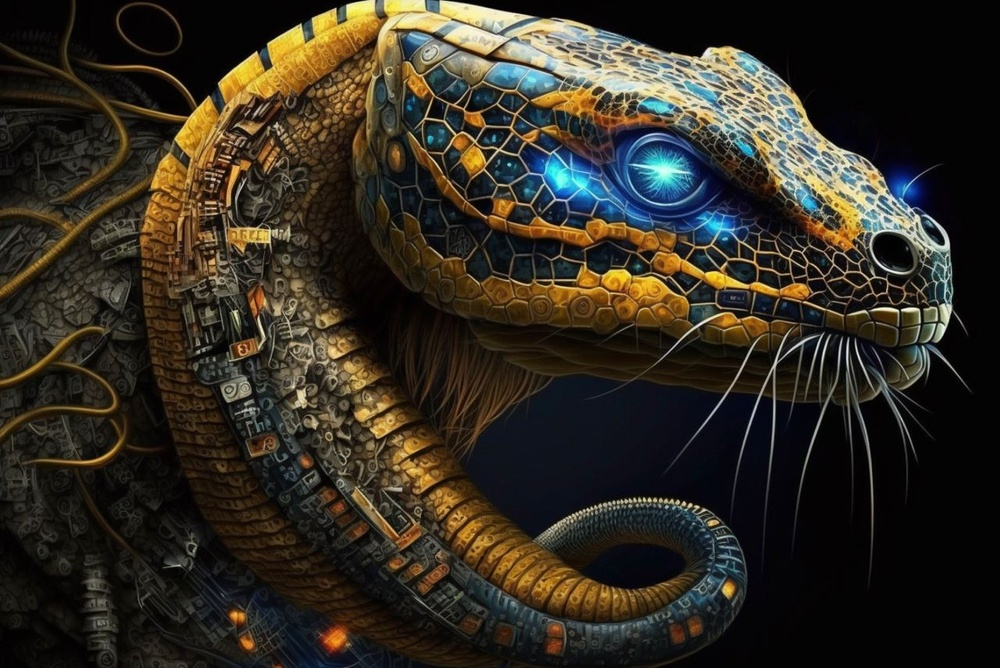
#> input picture chapter03/image1.jpg, 1000 x 668 px, shrunk from 1280 x 855 before the run, found by its file name
$ python secondary_sobel-sobel_combined.py   (older library calls are emulated)
#> lines starting #> are read from the running program, lines starting #| are printed output that depends on the picture
import cv2
import numpy as np

img = cv2.imread("C:/Users/dungv/Projects/Hand_On_Ml_Project_withOpenCV/chapter03/image1.jpg")
#> img is the input picture: shape (668, 1000, 3); mean B, G, R 33.9, 44.1, 49.4
img = cv2.cvtColor(img,cv2.COLOR_BGR2GRAY)
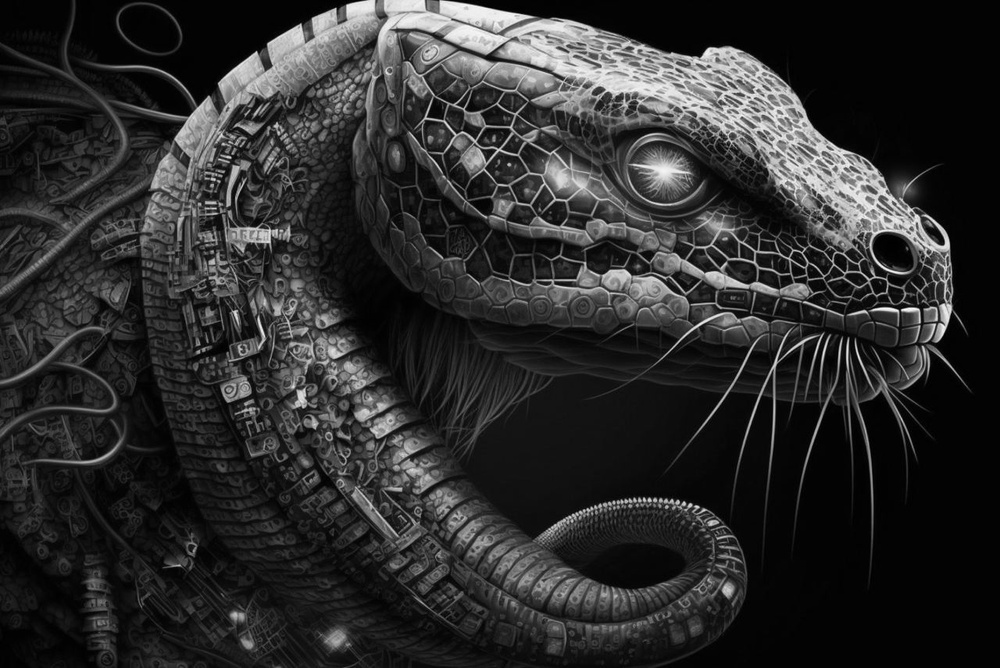
#> img: shape (668, 1000); min 0, max 253, mean 44.5

kernelx = np.array([[-1,0,1],[-2,0,2],[-1,0,1]])
kernely = np.array([[-1,-2,-1],[0,0,0],[1,2,1]])

kernel_main = np.array([[0, 1, 2],
                       [-1, 0, 1],
                       [-2, -1, 0]])
kernel_secondary = np.array([[-2, -1, 0],
                            [-1, 0, 1],
                            [0, 1, 2]])

kernel = np.ones((2, 2)) / 6

sobel = cv2.filter2D(img,cv2.CV_64F,kernel)
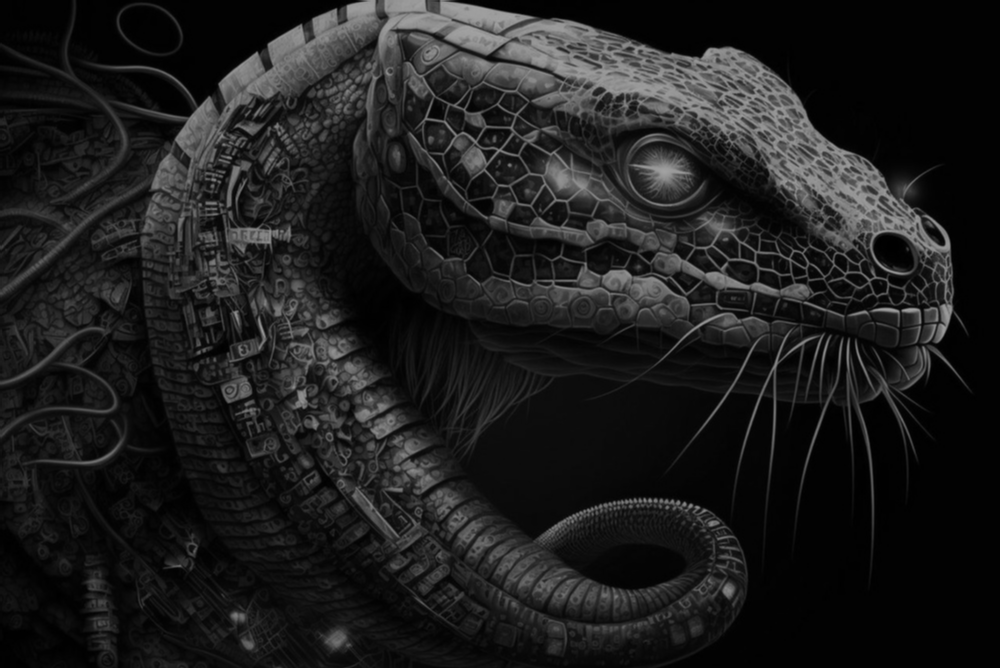
#> sobel: shape (668, 1000) float64; min 0, max 162.3, mean 29.7

sobelx = cv2.filter2D(sobel,cv2.CV_64F,kernelx)
sobely = cv2.filter2D(sobel,cv2.CV_64F,kernely)


sobel_main = cv2.filter2D(img,cv2.CV_64F,kernel_main)
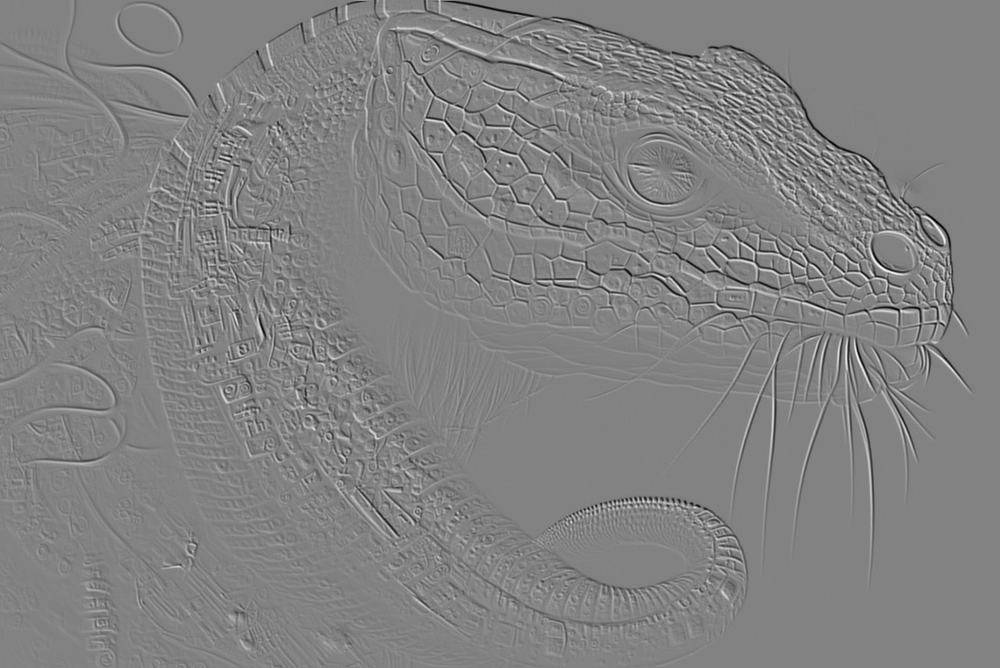
#> sobel_main: shape (668, 1000) float64; min -830, max 795, mean -0.1; drawn with min black and max white
sobel_secondary = cv2.filter2D(img,cv2.CV_64F,kernel_secondary)
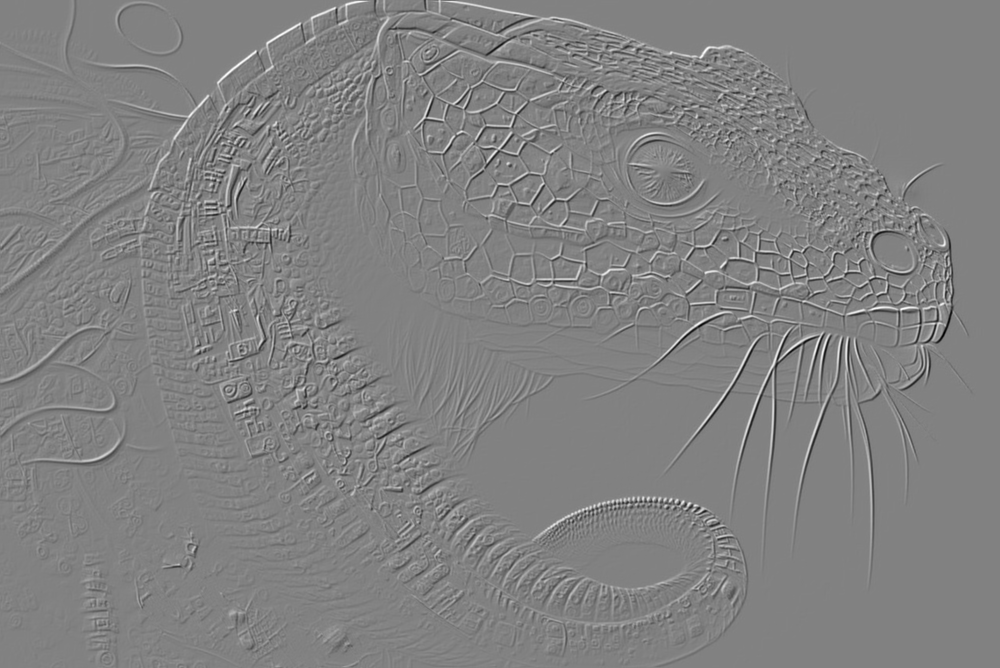
#> sobel_secondary: shape (668, 1000) float64; min -840, max 812, mean -0.2; drawn with min black and max white

main_sobel = np.sqrt(sobelx**2 + sobely**2)
secondary_sobel = np.sqrt(sobel_main**2 + sobel_secondary**2)
sobel_combined = np.sqrt(sobelx**2 + sobely**2 + sobel_main**2 + sobel_secondary**2)

main_sobel = cv2.convertScaleAbs(main_sobel)
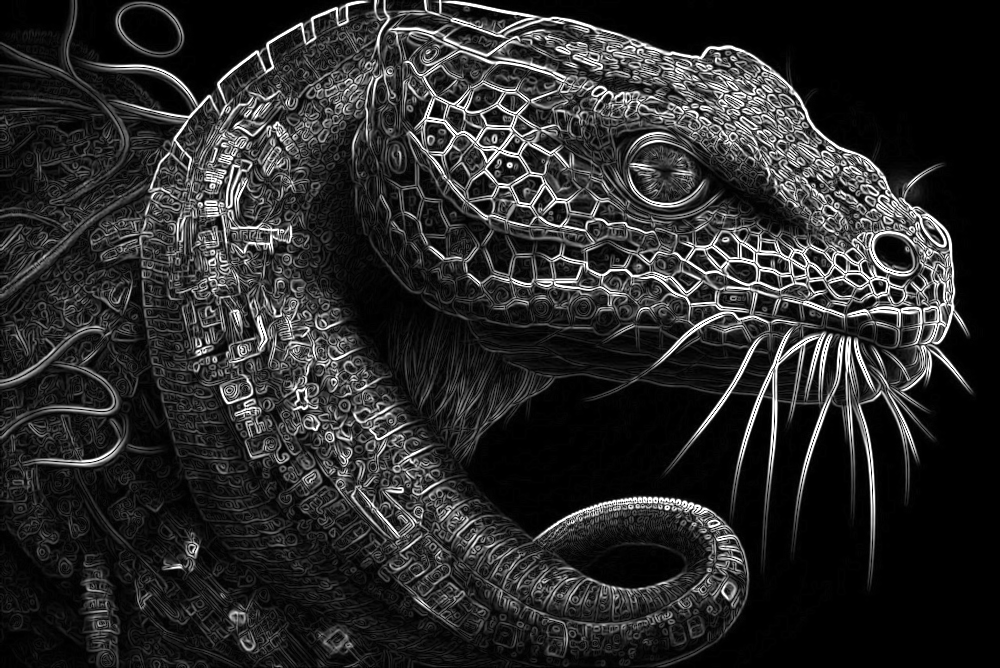
#> main_sobel: shape (668, 1000); min 0, max 255, mean 42.6
secondary_sobel = cv2.convertScaleAbs(secondary_sobel)
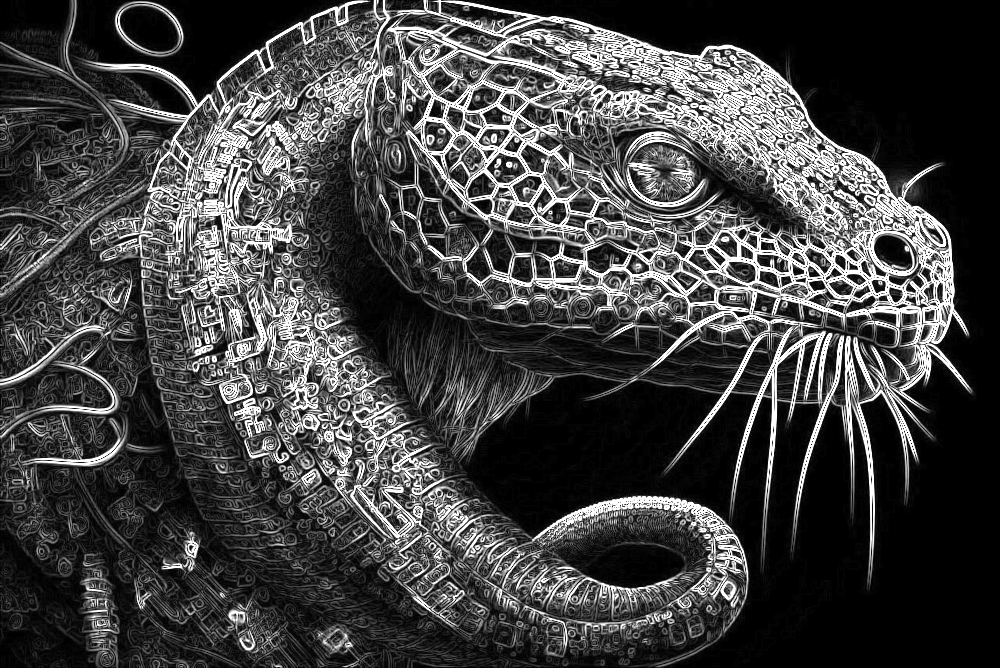
#> secondary_sobel: shape (668, 1000); min 0, max 255, mean 67.2
sobel_combined = cv2.convertScaleAbs(sobel_combined)
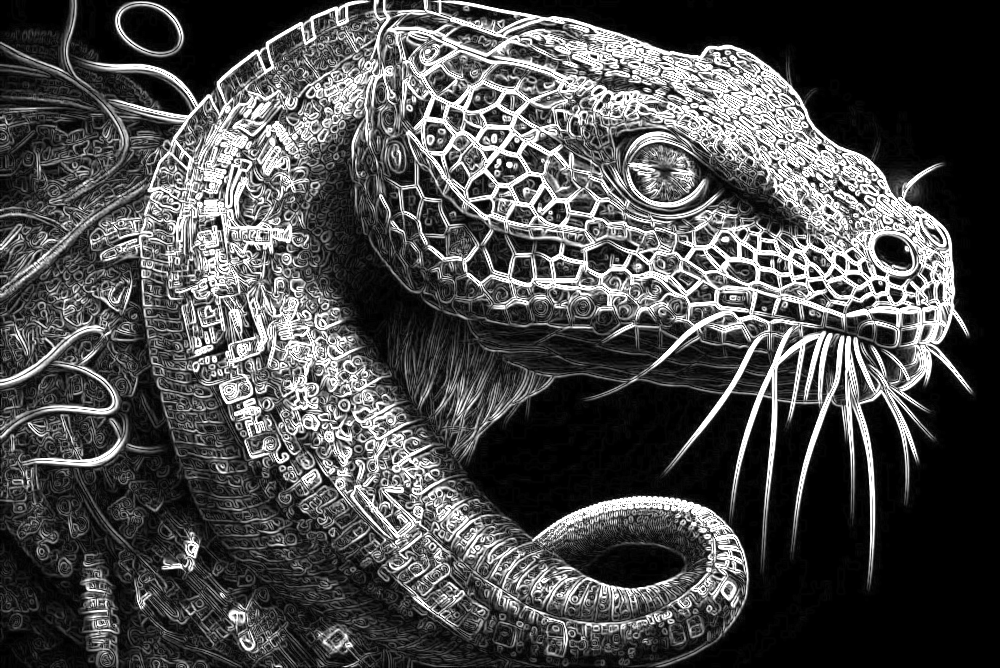
#> sobel_combined: shape (668, 1000); min 0, max 255, mean 76.4


#cv2.imshow("main_sobel",main_sobel)
cv2.imshow("secondary_sobel",secondary_sobel)
#cv2.imshow("sobel_combined",sobel_combined)
cv2.waitKey()
cv2.destroyAllWindows()
